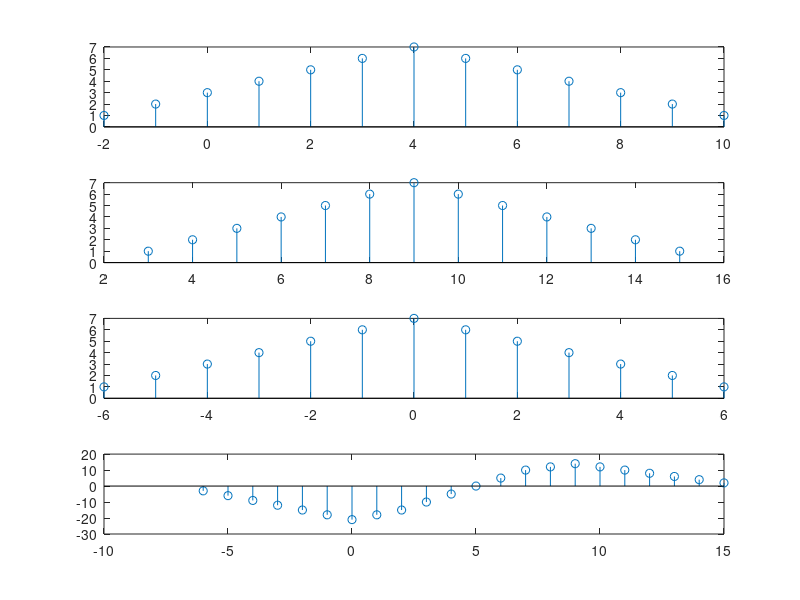

Recreate this plot in MATLAB.
clc;
clear all;
%figure(1);
x = [1 2 3 4 5 6 7 6 5 4 3 2 1];
n = -2:10;
subplot(4,1,1);
stem(n,x);
%figure(2);
n1 = 3:15;
%a = n+n1;
subplot(4,1,2);
stem(n1,x);
%figure(3);
n2 = -6:6;
%b = n-n2;
subplot(4,1,3);
stem(n2,x);
m = min(min(n1),min(n2)):max(max(n1),max(n2));
y1 = [];
temp = 1;
for i = 1:length(m);
    if (m(i)<min(n1)||m(i)>max(n1));
        y1 = [y1 0];
    else
        y1 = [y1 x(temp)];
        temp = temp+1;
    end
end
y2 = [];
temp = 1;
for i = 1:length(m);
    if (m(i)<min(n2)||m(i)>max(n2));
        y2 = [y2 0];
    else
        y2 = [y2 x(temp)];
        temp = temp+1;
    end
end
y = (2.*y1)-(3.*y2);
subplot(4,1,4);
stem(m,y);